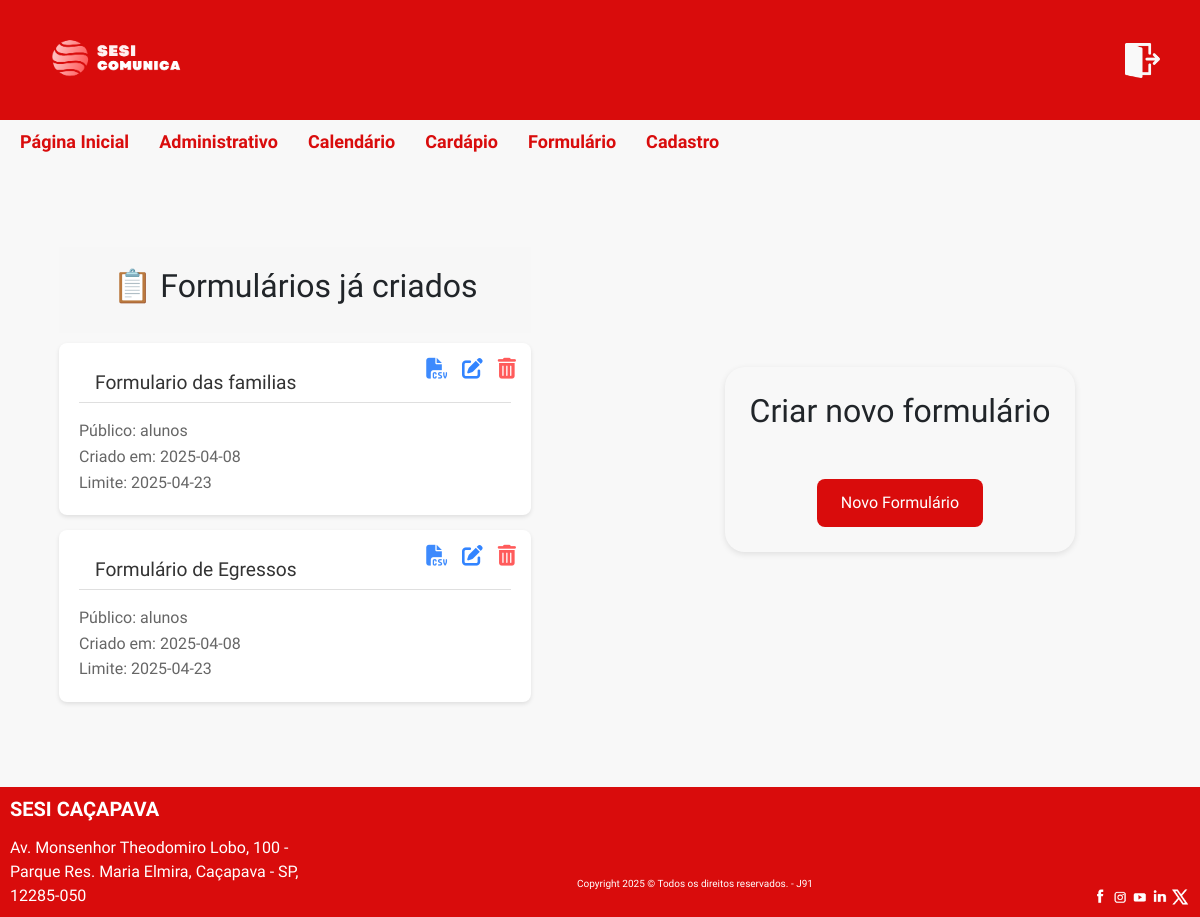
Screenshot of /sesicomunica/adm/criar_formulario.php (signed in) with the database file from the repository.
### tables this page shows
CREATE TABLE `formularios` (
  `id` int(11) NOT NULL,
  `nome` varchar(255) NOT NULL
);

CREATE TABLE `publico` (
  `id` int(11) NOT NULL,
  `formulario_id` int(11) NOT NULL,
  `publico_alvo` varchar(50) NOT NULL
);

CREATE TABLE `data_formularios` (
  `id` int(11) NOT NULL,
  `formulario_id` int(11) NOT NULL,
  `data_envio` date NOT NULL,
  `data_limite` date NOT NULL
);

### sesicomunica/adm/criar_formulario.php (the view, shortened to what this page needs)
<?php
include_once 'nav.php';
include_once '../../conexao.php';
?>
<!DOCTYPE html>
<html lang="pt-BR">
<head>
    <link href="https://cdn.jsdelivr.net/npm/bootstrap@5.1.3/dist/css/bootstrap.min.css" rel="stylesheet">
    <link rel="stylesheet" href="../css/cssadm/formularioadm.css">
    <link rel="stylesheet" href="../css/cssadm/navadm.css">
    <link rel="stylesheet" href="https://cdnjs.cloudflare.com/ajax/libs/font-awesome/6.5.1/css/all.min.css">
</head>
    <body>
    <div class="flex-container">
        <div class="coluna coluna-scroll">
            <div class="titulo-coluna">
                <h2>📋 Formulários já criados</h2>
            </div>
            <?php
                $sql = "SELECT f.id, f.nome,pub.publico_alvo, d.data_envio, d.data_limite
                        FROM formularios f
                        LEFT JOIN publico pub ON f.id = pub.formulario_id
                        LEFT JOIN data_formularios d ON f.id = d.formulario_id
                        ORDER BY d.data_envio DESC";
                $result = $conn->query($sql);
                if ($result && $result->num_rows > 0) {
                    while($row = $result->fetch_assoc()) {
                        echo "<div class='card-formulario'>";
                        echo "<div class='card-header'>";
                        echo "<h3>" . htmlspecialchars($row['nome']) . "</h3>";
                        echo "<div class='card-icons'>";
                        echo "<a href='exportar_formularios.php' class='icon-link' title='Exportar CSV'><i class='fas fa-file-csv'></i></a>";
                        echo "<a href='#' onclick='abrirModalEditar(" . $row['id'] . ")' class='icon-link'><i class='fas fa-edit'></i></a>";
                        echo "<a href='#' onclick='confirmarExclusao(" . $row['id'] . ")' class='icon-link'><i class='fas fa-trash-alt'></i></a>";
                        echo "</div>";
                        echo "</div>";
                        echo "<div class='card-content'>";
                        echo "Público: " . htmlspecialchars($row['publico_alvo']) . "<br>";
                        echo "Criado em: " . htmlspecialchars($row['data_envio']) . "<br>";
                        echo "Limite: " . htmlspecialchars($row['data_limite']) . "<br>";
                        echo "</div>";
                        echo "</div>";
                    }
                } else {
                    echo "<p>Nenhum formulário encontrado.</p>";
                }
            ?>
        </div>
        <div class="card-criacao-formulario">
            <div class="card-criacao-formulario-content">
                <div class="titulo-card-criacao-formulario">
                        <h2>Criar novo formulário</h2>
                </div>
                <button class="botao-criar" onclick="abrirModal()">Novo Formulário</button>
            </div>
        </div>
    </div>
    <?php include 'footer.php'; ?>
</body>
</html>

### sesicomunica/css/cssadm/navadm.css (style rules this page uses)
* { margin: 0; padding: 0; }
body { margin: 0; padding: 0; }

### sesicomunica/css/cssadm/formularioadm.css (style rules this page uses)
body { font-family: "Gabarito", sans-serif; margin: 0; padding: 0; background-color: #f8f8f8; }
.botao-criar { background-color: #d90c0c !important; color: white; border: none; padding: 12px 24px; border-radius: 8px; cursor: pointer; font-weight: 500; font-size: 16px; transition: all 0.2s; margin-top: 10px; }
.flex-container { margin-top: 40px; display: flex; justify-content: center; width: 100%; }
.titulo-coluna { padding: 20px; position: sticky; background-color: rgb(248, 248, 248, 0.9); width: 80%; text-align: center; }
.coluna { width: 50%; display: flex; align-items: center; flex-direction: column; }
.coluna-scroll { max-height: 60vh; overflow-y: auto; margin-top: 45px; padding-right: 10px; }
.card-criacao-formulario { display: flex; justify-content: center; align-items: center; flex-direction: column; width: 50%; }
.card-criacao-formulario-content { display: flex; flex-direction: column; justify-content: center; box-shadow: 0 2px 6px rgba(0, 0, 0, 0.1); gap: 30px; padding: 25px; border-radius: 20px; align-items: center; }
.card-formulario { position: relative; padding: 20px; margin-bottom: 15px; background-color: #fff; border-radius: 8px; box-shadow: 0 2px 4px rgba(0, 0, 0, 0.1); width: 80%; transition: all 0.2s ease; }
.card-header { display: flex; justify-content: space-between; align-items: center; background-color: white; margin-bottom: 15px; }
.card-header h3 { margin: 0; color: #333; font-size: 1.2em; }
.card-icons { display: flex; gap: 15px; }
.card-content { color: #666; line-height: 1.6; }
.icon-link i { font-size: 1.2em; transition: transform 0.2s; opacity: 0.8; }
.icon-link i.fa-edit { color: #0066ff; }
.icon-link i.fa-trash-alt { color: #ff3333; }
.card-icons { position: absolute; top: 15px; right: 15px; display: flex; gap: 15px; z-index: 1; }
.icon-link { text-decoration: none; cursor: pointer; }
.icon-link i { font-size: 1.3em; transition: transform 0.2s; opacity: 0.8; }

### rows the page displays
formularios: nome "Formulario das familias", publico.publico_alvo "alunos", data_formularios.data_envio "2025-04-08", data_formularios.data_limite "2025-04-23"
formularios: nome "Formulário de Egressos", publico.publico_alvo "alunos", data_formularios.data_envio "2025-04-08", data_formularios.data_limite "2025-04-23"
